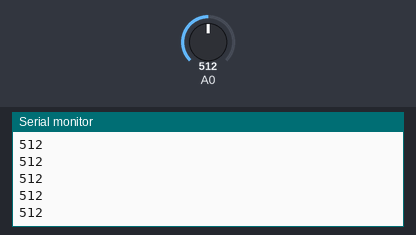
This sketch was run on a simulated Arduino Uno, built with avr-gcc and run on an emulated ATmega328P. Shown: the last lines printed to the serial monitor. Inputs (shaded band) come from the test bench; at power-on: A0 = 512.

Above: at 1.2 s.
1.3 s: A0 set to 716
At 1.9 s:
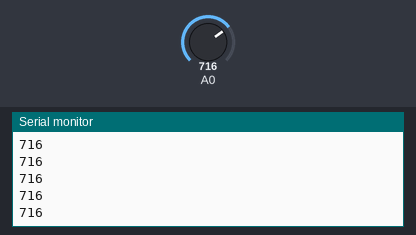
2.8 s: A0 set to 900
At 3.5 s:
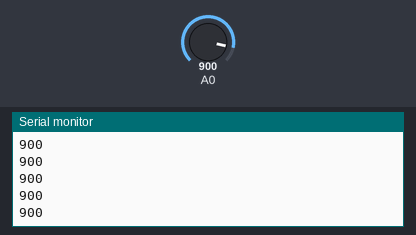
Timing chart, 0 to 5.8 s (numbered marks = the images above; inputs shaded):
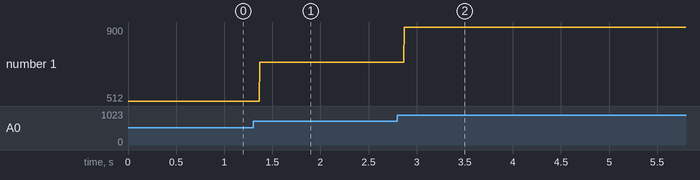

The sketch:

analog2_181204.ino
```cpp
int a;
void setup() {
  // put your setup code here, to run once:
  Serial.begin(9600);
}

void loop() {
  // put your main code here, to run repeatedly:
  a= analogRead(A0);
  Serial.println(a);
}
```

Measured:
- after the input at 1.3 s, the serial monitor: prints a new line after 0.07 s (image 1)
- after the input at 2.8 s, the serial monitor: prints a new line after 0.07 s (image 2)
- plotted number 1: 512 → 716 after the input at 1.3 s, 716 → 900 after the input at 2.8 s
